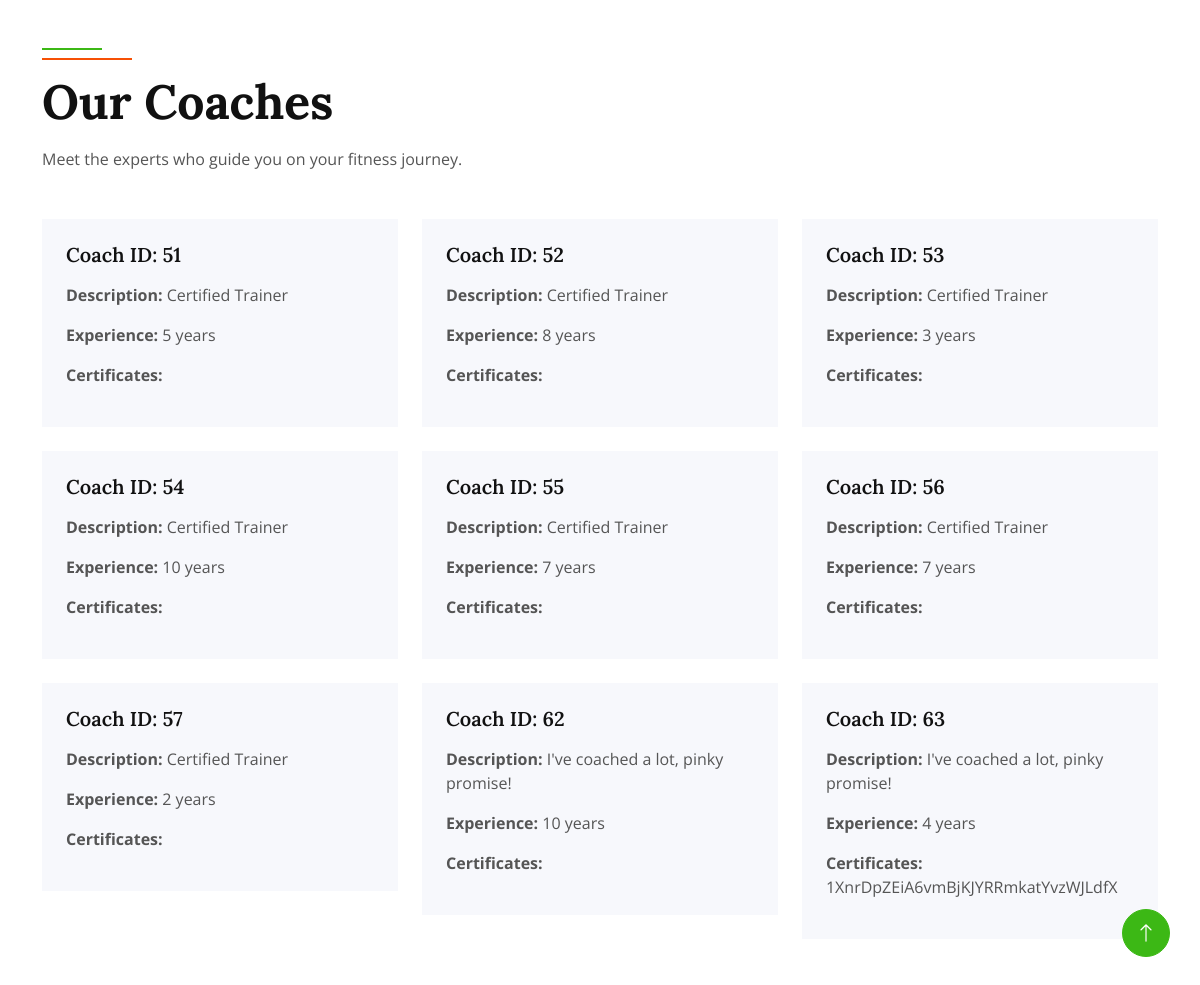
Page /coaches on the earlier database version.
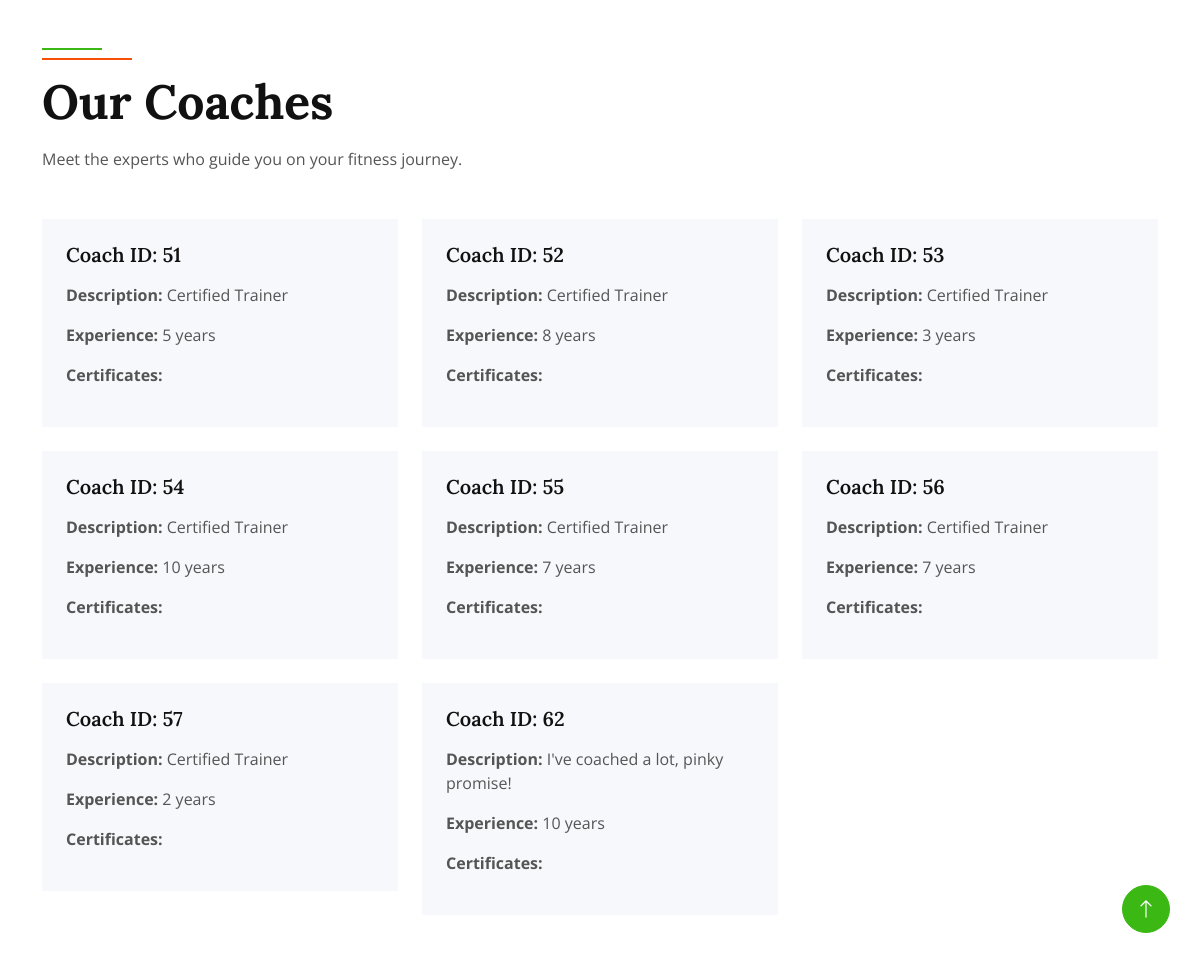
Same page on the later database version.
### tables this page shows
CREATE TABLE `Coach` (`Coach_ID`, `Verified`, `Description`, `Experience`, `Certificates`);

### app.py (the view)
@app.route('/coaches', methods=['GET'])
def GetCoach():
    conn = get_db_connection()
    cursor = conn.cursor()
    query = """
    SELECT  Coach_ID, Verified, Description, Experience, Certificates
    FROM Coach
    """
    cursor.execute(query)
    result = cursor.fetchall()
    coaches_data = [
        {"Coach_ID": row[0], "Verified": row[1], "Description": row[2], "Experience": row[3], "Certificates": row[4],
         } for row in result]
    return render_template('coaches_details.html', coaches=coaches_data)

### app.py (called while the page is built)
def get_db_connection():
    conn = sqlite3.connect(DATABASE)
    conn.row_factory = sqlite3.Row
    return conn

### templates/coaches_details.html (shortened to what this page needs)
<!DOCTYPE html>
<html lang="en">
<head>
    <link href="https://cdnjs.cloudflare.com/ajax/libs/font-awesome/5.10.0/css/all.min.css" rel="stylesheet">
    <link href="https://cdn.jsdelivr.net/npm/bootstrap-icons@1.4.1/font/bootstrap-icons.css" rel="stylesheet">
    <link href="{{ url_for('static', filename='css/bootstrap.min.css') }}" rel="stylesheet">
    <link href="{{ url_for('static', filename='css/style.css') }}" rel="stylesheet">
</head>
<body>
    <div class="container-xxl py-5">
        <div class="container">
            <div class="row g-0 gx-5 align-items-end">
                <div class="col-lg-6">
                    <div class="section-header text-start mb-5 wow fadeInUp" data-wow-delay="0.1s" style="max-width: 500px;">
                        <h1 class="display-5 mb-3">Our Coaches</h1>
                        <p>Meet the experts who guide you on your fitness journey.</p>
                    </div>
                </div>
            </div>
            <div class="row g-4">
                {% for coach in coaches %}
                <div class="col-xl-4 col-lg-6 col-md-6 wow fadeInUp" data-wow-delay="0.3s">
                    <div class="coach-item">
                        <div class="bg-light p-4 rounded">
                            <h5 class="mb-3">Coach ID: {{ coach['Coach_ID'] }}</h5>
                            <p><strong>Description:</strong> {{ coach['Description'] }}</p>
                            <p><strong>Experience:</strong> {{ coach['Experience'] }} </p>
                            <p><strong>Certificates:</strong> {{ coach['Certificates'] }}</p>
                        </div>
                    </div>
                </div>
                {% endfor %}
            </div>
        </div>
    </div>
    <a href="#" class="btn btn-lg btn-primary btn-lg-square rounded-circle back-to-top"><i class="bi bi-arrow-up"></i></a>
</body>
</html>

Differences in the rows shown:
removed Coach: Coach_ID "63", Description "I've coached a lot, pinky promise!", Experience "4 years", Certificates "1XnrDpZEiA6vmBjKJYRRmkatYvzWJLdfX"
